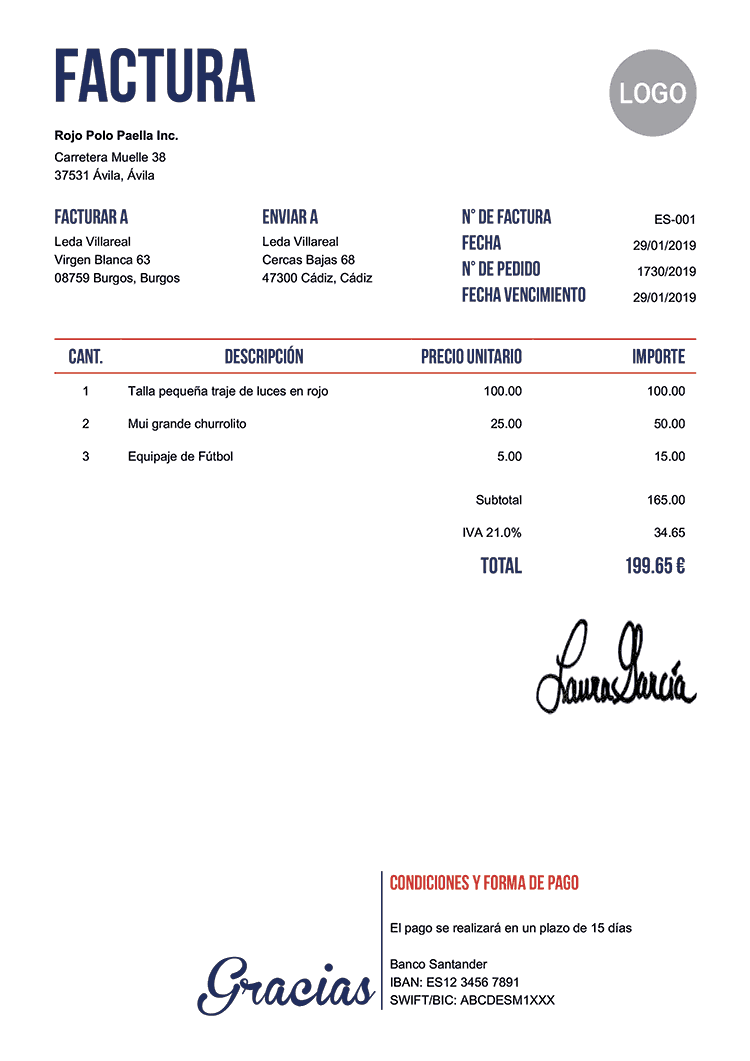
#> input picture modelo-factura-es-puro-750px.png, 750 x 1061 px
$ python ocr_invoice.py
#> lines starting #> are read from the running program, lines starting #| are printed output that depends on the picture
#> the answer given: modelo-factura-es-puro-750px.png
import pytesseract
from PIL import Image, ImageOps
from decimal import Decimal, ROUND_HALF_UP
import re
from tkinter import Tk, filedialog
from tabulate import tabulate

# Ruta de Tesseract en tu PC
pytesseract.pytesseract.tesseract_cmd = r"C:\Users\denis\AppData\Local\Programs\Tesseract-OCR\tesseract.exe"

# ---------- Utilidades ----------
NUM_REGEX = r'[-+]?(?:\d{1,3}(?:[.,]\d{3})+|\d+)(?:[.,]\d{2})?'

def quant2(x: Decimal) -> Decimal:
    return x.quantize(Decimal("0.01"), rounding=ROUND_HALF_UP)

# [29 lines left out: functions parse_number, clean_text, not called in this run]

def preprocess_image(path: str) -> Image.Image:
#> called with path = 'modelo-factura-es-puro-750px.png'
    img = Image.open(path)
#> img is the input picture: PIL image 750x1061 P; mean R, G, B 246, 245.5, 246.3
    img = ImageOps.grayscale(img)
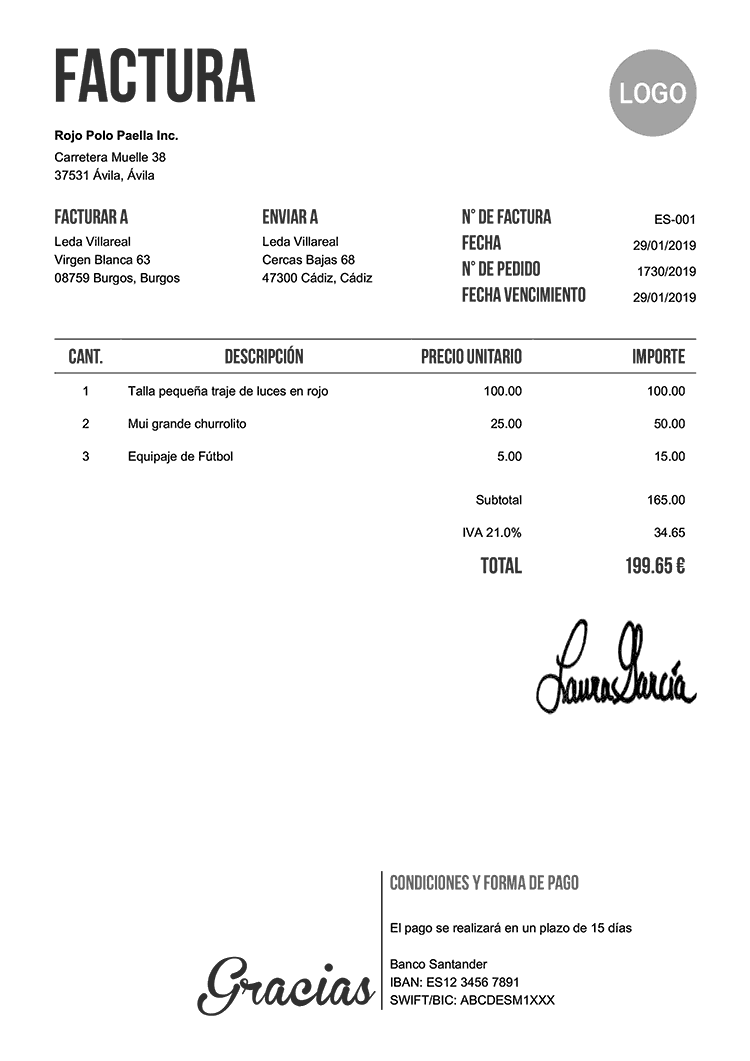
#> img: PIL image 750x1061 L; min 0, max 255, mean 245.7
    img = ImageOps.autocontrast(img)
    return img

# ---------- OCR ----------
def extract_text(image_path: str) -> str:
    img = preprocess_image(image_path)
    config = "--oem 3 --psm 6"
    try:
        return pytesseract.image_to_string(img, config=config, lang="spa+eng")
    except:
#> (the run stopped early here; a loop or call above may not have finished)
